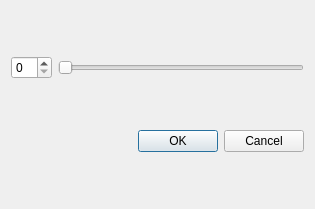
<?xml version="1.0" encoding="UTF-8"?>
<ui version="4.0">
 <class>PointCloud_PointSize_Set_DialogClass</class>
 <widget class="QDialog" name="PointCloud_PointSize_Set_DialogClass">
  <property name="geometry">
   <rect>
    <x>0</x>
    <y>0</y>
    <width>315</width>
    <height>209</height>
   </rect>
  </property>
  <property name="windowTitle">
   <string>PointCloud_PointSize_Set_Dialog</string>
  </property>
  <layout class="QGridLayout" name="gridLayout_2">
   <item row="0" column="0">
    <layout class="QGridLayout" name="gridLayout">
     <item row="0" column="0">
      <layout class="QHBoxLayout" name="horizontalLayout">
       <item>
        <widget class="QSpinBox" name="PointSize_SpinBox"/>
       </item>
       <item>
        <widget class="QSlider" name="PointSizeHSlider">
         <property name="orientation">
          <enum>Qt::Horizontal</enum>
         </property>
        </widget>
       </item>
      </layout>
     </item>
    </layout>
   </item>
   <item row="1" column="0">
    <widget class="QDialogButtonBox" name="buttonBox">
     <property name="standardButtons">
      <set>QDialogButtonBox::Cancel|QDialogButtonBox::Ok</set>
     </property>
    </widget>
   </item>
  </layout>
 </widget>
 <layoutdefault spacing="6" margin="11"/>
 <resources/>
 <connections/>
</ui>
